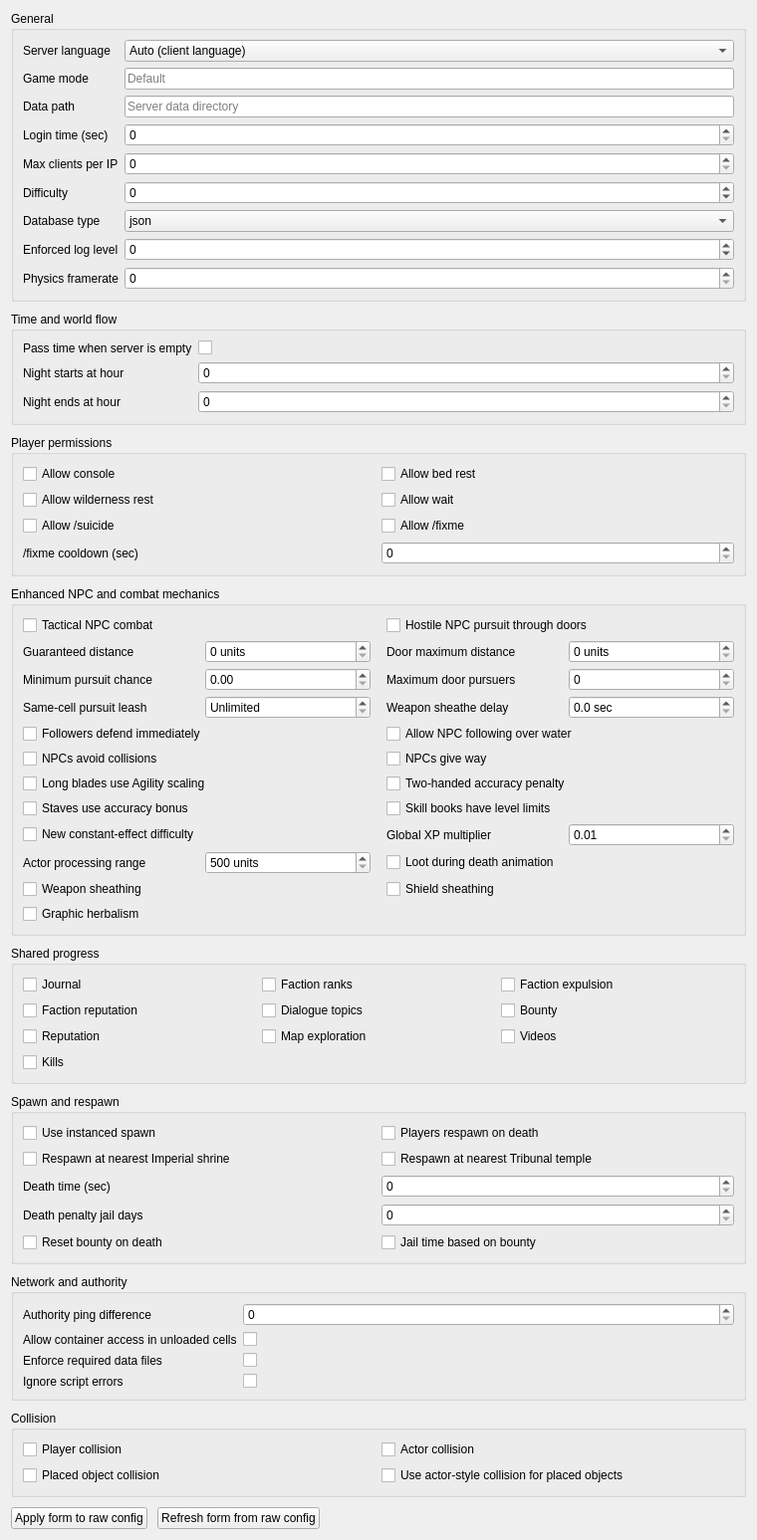
             <widget class="QWidget" name="serverSettingsScrollAreaWidgetContents">
              <property name="geometry">
               <rect>
                <x>0</x>
                <y>0</y>
                <width>760</width>
                <height>980</height>
               </rect>
              </property>
              <layout class="QVBoxLayout" name="serverSettingsFormLayout">
               <property name="spacing">
                <number>10</number>
               </property>
               <item>
                <widget class="QGroupBox" name="generalSettingsGroupBox">
                 <property name="title">
                  <string>General</string>
                 </property>
                 <layout class="QFormLayout" name="generalSettingsFormLayout">
                  <item row="0" column="0">
                   <widget class="QLabel" name="label_serverLanguage">
                    <property name="text">
                     <string>Server language</string>
                    </property>
                   </widget>
                  </item>
                  <item row="0" column="1">
                   <widget class="QComboBox" name="serverLanguageComboBox">
                    <property name="toolTip">
                     <string>AUTO uses each client's detected language. RU or EN forces one language for every server message.</string>
                    </property>
                    <item>
                     <property name="text">
                      <string>Auto (client language)</string>
                     </property>
                     <property name="userData" stdset="0">
                      <string>AUTO</string>
                     </property>
                    </item>
                    <item>
                     <property name="text">
                      <string>&#x420;&#x443;&#x441;&#x441;&#x43A;&#x438;&#x439;</string>
                     </property>
                     <property name="userData" stdset="0">
                      <string>RU</string>
                     </property>
                    </item>
                    <item>
                     <property name="text">
                      <string>English</string>
                     </property>
                     <property name="userData" stdset="0">
                      <string>EN</string>
                     </property>
                    </item>
                   </widget>
                  </item>
                  <item row="1" column="0">
                   <widget class="QLabel" name="label_gameMode">
                    <property name="text">
                     <string>Game mode</string>
                    </property>
                   </widget>
                  </item>
                  <item row="1" column="1">
                   <widget class="QLineEdit" name="gameModeEdit">
                    <property name="placeholderText">
                     <string>Default</string>
                    </property>
                   </widget>
                  </item>
                  <item row="2" column="0">
                   <widget class="QLabel" name="label_dataPath">
                    <property name="text">
                     <string>Data path</string>
                    </property>
                   </widget>
                  </item>
                  <item row="2" column="1">
                   <widget class="QLineEdit" name="dataPathEdit">
                    <property name="placeholderText">
                     <string>Server data directory</string>
                    </property>
                   </widget>
                  </item>
                  <item row="3" column="0">
                   <widget class="QLabel" name="label_loginTime">
                    <property name="text">
                     <string>Login time (sec)</string>
                    </property>
                   </widget>
                  </item>
                  <item row="3" column="1">
                   <widget class="QSpinBox" name="loginTimeSpinBox">
                    <property name="maximum">
                     <number>3600</number>
                    </property>
                   </widget>
                  </item>
                  <item row="4" column="0">
                   <widget class="QLabel" name="label_maxClientsPerIP">
                    <property name="text">
                     <string>Max clients per IP</string>
                    </property>
                   </widget>
                  </item>
                  <item row="4" column="1">
                   <widget class="QSpinBox" name="maxClientsPerIPSpinBox">
                    <property name="maximum">
                     <number>128</number>
                    </property>
                   </widget>
                  </item>
                  <item row="5" column="0">
                   <widget class="QLabel" name="label_difficulty">
                    <property name="text">
                     <string>Difficulty</string>
                    </property>
                   </widget>
                  </item>
                  <item row="5" column="1">
                   <widget class="QSpinBox" name="difficultySpinBox">
                    <property name="minimum">
                     <number>-1000</number>
                    </property>
                    <property name="maximum">
                     <number>1000</number>
                    </property>
                   </widget>
                  </item>
                  <item row="6" column="0">
                   <widget class="QLabel" name="label_databaseType">
                    <property name="text">
                     <string>Database type</string>
                    </property>
                   </widget>
                  </item>
                  <item row="6" column="1">
                   <widget class="QComboBox" name="databaseTypeComboBox">
                    <item>
                     <property name="text">
                      <string>json</string>
                     </property>
                     <property name="userData" stdset="0">
                      <string>json</string>
                     </property>
                    </item>
                    <item>
                     <property name="text">
                      <string>sqlite3</string>
                     </property>
                     <property name="userData" stdset="0">
                      <string>sqlite3</string>
                     </property>
                    </item>
                   </widget>
                  </item>
                  <item row="7" column="0">
                   <widget class="QLabel" name="label_enforcedLogLevel">
                    <property name="text">
                     <string>Enforced log level</string>
                    </property>
                   </widget>
                  </item>
                  <item row="7" column="1">
                   <widget class="QSpinBox" name="enforcedLogLevelSpinBox">
                    <property name="minimum">
                     <number>-1</number>
                    </property>
                    <property name="maximum">
                     <number>10</number>
                    </property>
                   </widget>
                  </item>
                  <item row="8" column="0">
                   <widget class="QLabel" name="label_physicsFramerate">
                    <property name="text">
                     <string>Physics framerate</string>
                    </property>
                   </widget>
                  </item>
                  <item row="8" column="1">
                   <widget class="QSpinBox" name="physicsFramerateSpinBox">
                    <property name="maximum">
                     <number>1000</number>
                    </property>
                   </widget>
                  </item>
                 </layout>
                </widget>
               </item>
               <item>
                <widget class="QGroupBox" name="timeSettingsGroupBox">
                 <property name="title">
                  <string>Time and world flow</string>
                 </property>
                 <layout class="QFormLayout" name="timeSettingsFormLayout">
                  <item row="0" column="0">
                   <widget class="QLabel" name="label_passTimeWhenEmpty">
                    <property name="text">
                     <string>Pass time when server is empty</string>
                    </property>
                   </widget>
                  </item>
                  <item row="0" column="1">
                   <widget class="QCheckBox" name="passTimeWhenEmptyCheckBox">
                    <property name="text">
                     <string />
                    </property>
                   </widget>
                  </item>
                  <item row="1" column="0">
                   <widget class="QLabel" name="label_nightStart">
                    <property name="text">
                     <string>Night starts at hour</string>
                    </property>
                   </widget>
                  </item>
                  <item row="1" column="1">
                   <widget class="QSpinBox" name="nightStartHourSpinBox">
                    <property name="maximum">
                     <number>23</number>
                    </property>
                   </widget>
                  </item>
                  <item row="2" column="0">
                   <widget class="QLabel" name="label_nightEnd">
                    <property name="text">
                     <string>Night ends at hour</string>
                    </property>
                   </widget>
                  </item>
                  <item row="2" column="1">
                   <widget class="QSpinBox" name="nightEndHourSpinBox">
                    <property name="maximum">
                     <number>23</number>
                    </property>
                   </widget>
                  </item>
                 </layout>
                </widget>
               </item>
               <item>
                <widget class="QGroupBox" name="playerPermissionsGroupBox">
                 <property name="title">
                  <string>Player permissions</string>
                 </property>
                 <layout class="QGridLayout" name="playerPermissionsGridLayout">
                  <item row="0" column="0">
                   <widget class="QCheckBox" name="allowConsoleCheckBox">
                    <property name="text">
                     <string>Allow console</string>
                    </property>
                   </widget>
                  </item>
                  <item row="0" column="1">
                   <widget class="QCheckBox" name="allowBedRestCheckBox">
                    <property name="text">
                     <string>Allow bed rest</string>
                    </property>
                   </widget>
                  </item>
                  <item row="1" column="0">
                   <widget class="QCheckBox" name="allowWildernessRestCheckBox">
                    <property name="text">
                     <string>Allow wilderness rest</string>
                    </property>
                   </widget>
                  </item>
                  <item row="1" column="1">
                   <widget class="QCheckBox" name="allowWaitCheckBox">
                    <property name="text">
                     <string>Allow wait</string>
                    </property>
                   </widget>
                  </item>
                  <item row="2" column="0">
                   <widget class="QCheckBox" name="allowSuicideCommandCheckBox">
                    <property name="text">
                     <string>Allow /suicide</string>
                    </property>
                   </widget>
                  </item>
                  <item row="2" column="1">
                   <widget class="QCheckBox" name="allowFixmeCommandCheckBox">
                    <property name="text">
                     <string>Allow /fixme</string>
                    </property>
                   </widget>
                  </item>
                  <item row="3" column="0">
                   <widget class="QLabel" name="label_fixmeInterval">
                    <property name="text">
                     <string>/fixme cooldown (sec)</string>
                    </property>
                   </widget>
                  </item>
                  <item row="3" column="1">
                   <widget class="QSpinBox" name="fixmeIntervalSpinBox">
                    <property name="maximum">
                     <number>3600</number>
                    </property>
                   </widget>
                  </item>
                 </layout>
                </widget>
               </item>
               <item>
                <widget class="QGroupBox" name="arenaMechanicsGroupBox">
                 <property name="title">
                  <string>Enhanced NPC and combat mechanics</string>
                 </property>
                 <layout class="QGridLayout" name="arenaMechanicsGridLayout">
                  <property name="horizontalSpacing"><number>16</number></property>
                  <property name="verticalSpacing"><number>5</number></property>
                  <item row="0" column="0" colspan="2">
                   <widget class="QCheckBox" name="arenaTacticalCombatCheckBox">
                    <property name="text"><string>Tactical NPC combat</string></property>
                    <property name="toolTip"><string>Enable strafing, circling, retreats, dodge jumps and stuck recovery while AiCombat stays active.</string></property>
                   </widget>
                  </item>
                  <item row="0" column="2" colspan="2">
                   <widget class="QCheckBox" name="arenaCombatPursuitThroughDoorsCheckBox">
                    <property name="text"><string>Hostile NPC pursuit through doors</string></property>
                   </widget>
                  </item>
                  <item row="1" column="0"><widget class="QLabel" name="label_arenaPursuitGuaranteed"><property name="text"><string>Guaranteed distance</string></property></widget></item>
                  <item row="1" column="1"><widget class="QSpinBox" name="arenaCombatPursuitGuaranteedDistanceSpinBox"><property name="maximum"><number>100000</number></property><property name="suffix"><string> units</string></property></widget></item>
                  <item row="1" column="2"><widget class="QLabel" name="label_arenaPursuitDoorMax"><property name="text"><string>Door maximum distance</string></property></widget></item>
                  <item row="1" column="3"><widget class="QSpinBox" name="arenaCombatPursuitDoorMaxDistanceSpinBox"><property name="maximum"><number>100000</number></property><property name="suffix"><string> units</string></property></widget></item>
                  <item row="2" column="0"><widget class="QLabel" name="label_arenaPursuitChance"><property name="text"><string>Minimum pursuit chance</string></property></widget></item>
                  <item row="2" column="1"><widget class="QDoubleSpinBox" name="arenaCombatPursuitMinimumChanceDoubleSpinBox"><property name="decimals"><number>2</number></property><property name="maximum"><double>1.000000000000000</double></property><property name="singleStep"><double>0.050000000000000</double></property></widget></item>
                  <item row="2" column="2"><widget class="QLabel" name="label_arenaPursuitMaxActors"><property name="text"><string>Maximum door pursuers</string></property></widget></item>
                  <item row="2" column="3"><widget class="QSpinBox" name="arenaCombatPursuitMaxActorsSpinBox"><property name="maximum"><number>100</number></property></widget></item>
                  <item row="3" column="0"><widget class="QLabel" name="label_arenaPursuitLeash"><property name="text"><string>Same-cell pursuit leash</string></property></widget></item>
                  <item row="3" column="1"><widget class="QSpinBox" name="arenaCombatPursuitMaxDistanceSpinBox"><property name="maximum"><number>1000000</number></property><property name="specialValueText"><string>Unlimited</string></property><property name="suffix"><string> units</string></property></widget></item>
                  <item row="3" column="2"><widget class="QLabel" name="label_arenaSheatheDelay"><property name="text"><string>Weapon sheathe delay</string></property></widget></item>
                  <item row="3" column="3"><widget class="QDoubleSpinBox" name="arenaCombatWeaponSheatheDelayDoubleSpinBox"><property name="decimals"><number>1</number></property><property name="maximum"><double>60.000000000000000</double></property><property name="singleStep"><double>0.500000000000000</double></property><property name="suffix"><string> sec</string></property></widget></item>
                  <item row="4" column="0" colspan="2"><widget class="QCheckBox" name="arenaFollowersAttackOnSightCheckBox"><property name="text"><string>Followers defend immediately</string></property></widget></item>
                  <item row="4" column="2" colspan="2"><widget class="QCheckBox" name="arenaAllowActorsFollowOverWaterCheckBox"><property name="text"><string>Allow NPC following over water</string></property></widget></item>
                  <item row="5" column="0" colspan="2"><widget class="QCheckBox" name="arenaNpcAvoidCollisionsCheckBox"><property name="text"><string>NPCs avoid collisions</string></property></widget></item>
                  <item row="5" column="2" colspan="2"><widget class="QCheckBox" name="arenaNpcGiveWayCheckBox"><property name="text"><string>NPCs give way</string></property></widget></item>
                  <item row="6" column="0" colspan="2"><widget class="QCheckBox" name="arenaLongBladesUseAgilityCheckBox"><property name="text"><string>Long blades use Agility scaling</string></property></widget></item>
                  <item row="6" column="2" colspan="2"><widget class="QCheckBox" name="arenaTwoHandedAccuracyPenaltyCheckBox"><property name="text"><string>Two-handed accuracy penalty</string></property></widget></item>
                  <item row="7" column="0" colspan="2"><widget class="QCheckBox" name="arenaStavesAccuracyBonusCheckBox"><property name="text"><string>Staves use accuracy bonus</string></property></widget></item>
                  <item row="7" column="2" colspan="2"><widget class="QCheckBox" name="arenaSkillBooksLevelLimitCheckBox"><property name="text"><string>Skill books have level limits</string></property></widget></item>
                  <item row="8" column="0" colspan="2"><widget class="QCheckBox" name="arenaNewConstantEffectDifficultyCheckBox"><property name="text"><string>New constant-effect difficulty</string></property></widget></item>
                  <item row="8" column="2"><widget class="QLabel" name="label_arenaXpMultiplier"><property name="text"><string>Global XP multiplier</string></property></widget></item>
                  <item row="8" column="3"><widget class="QDoubleSpinBox" name="arenaGlobalXpMultiplierDoubleSpinBox"><property name="decimals"><number>2</number></property><property name="minimum"><double>0.010000000000000</double></property><property name="maximum"><double>100.000000000000000</double></property><property name="singleStep"><double>0.100000000000000</double></property></widget></item>
                  <item row="9" column="0"><widget class="QLabel" name="label_arenaActorsProcessingRange"><property name="text"><string>Actor processing range</string></property></widget></item>
                  <item row="9" column="1"><widget class="QSpinBox" name="arenaActorsProcessingRangeSpinBox"><property name="minimum"><number>500</number></property><property name="maximum"><number>1000000</number></property><property name="suffix"><string> units</string></property></widget></item>
                  <item row="9" column="2" colspan="2"><widget class="QCheckBox" name="arenaCanLootDuringDeathAnimationCheckBox"><property name="text"><string>Loot during death animation</string></property></widget></item>
                  <item row="10" column="0" colspan="2"><widget class="QCheckBox" name="arenaWeaponSheathingCheckBox"><property name="text"><string>Weapon sheathing</string></property></widget></item>
                  <item row="10" column="2" colspan="2"><widget class="QCheckBox" name="arenaShieldSheathingCheckBox"><property name="text"><string>Shield sheathing</string></property></widget></item>
                  <item row="11" column="0" colspan="2"><widget class="QCheckBox" name="arenaGraphicHerbalismCheckBox"><property name="text"><string>Graphic herbalism</string></property></widget></item>
                 </layout>
                </widget>
               </item>
               <item>
                <widget class="QGroupBox" name="sharingGroupBox">
                 <property name="title">
                  <string>Shared progress</string>
                 </property>
                 <layout class="QGridLayout" name="sharingGridLayout">
                  <item row="0" column="0">
                   <widget class="QCheckBox" name="shareJournalCheckBox">
                    <property name="text">
                     <string>Journal</string>
                    </property>
                   </widget>
                  </item>
                  <item row="0" column="1">
                   <widget class="QCheckBox" name="shareFactionRanksCheckBox">
                    <property name="text">
                     <string>Faction ranks</string>
                    </property>
                   </widget>
                  </item>
                  <item row="0" column="2">
                   <widget class="QCheckBox" name="shareFactionExpulsionCheckBox">
                    <property name="text">
                     <string>Faction expulsion</string>
                    </property>
                   </widget>
                  </item>
                  <item row="1" column="0">
                   <widget class="QCheckBox" name="shareFactionReputationCheckBox">
                    <property name="text">
                     <string>Faction reputation</string>
                    </property>
                   </widget>
                  </item>
                  <item row="1" column="1">
                   <widget class="QCheckBox" name="shareTopicsCheckBox">
                    <property name="text">
                     <string>Dialogue topics</string>
                    </property>
                   </widget>
                  </item>
                  <item row="1" column="2">
                   <widget class="QCheckBox" name="shareBountyCheckBox">
                    <property name="text">
                     <string>Bounty</string>
                    </property>
                   </widget>
                  </item>
                  <item row="2" column="0">
                   <widget class="QCheckBox" name="shareReputationCheckBox">
                    <property name="text">
                     <string>Reputation</string>
                    </property>
                   </widget>
                  </item>
                  <item row="2" column="1">
                   <widget class="QCheckBox" name="shareMapExplorationCheckBox">
                    <property name="text">
                     <string>Map exploration</string>
                    </property>
                   </widget>
                  </item>
                  <item row="2" column="2">
                   <widget class="QCheckBox" name="shareVideosCheckBox">
                    <property name="text">
                     <string>Videos</string>
                    </property>
                   </widget>
                  </item>
                  <item row="3" column="0">
                   <widget class="QCheckBox" name="shareKillsCheckBox">
                    <property name="text">
                     <string>Kills</string>
                    </property>
                   </widget>
                  </item>
                 </layout>
                </widget>
               </item>
               <item>
                <widget class="QGroupBox" name="spawnAndRespawnGroupBox">
                 <property name="title">
                  <string>Spawn and respawn</string>
                 </property>
                 <layout class="QGridLayout" name="spawnAndRespawnGridLayout">
                  <item row="0" column="0">
                   <widget class="QCheckBox" name="useInstancedSpawnCheckBox">
                    <property name="text">
                     <string>Use instanced spawn</string>
                    </property>
                   </widget>
                  </item>
                  <item row="0" column="1">
                   <widget class="QCheckBox" name="playersRespawnCheckBox">
                    <property name="text">
                     <string>Players respawn on death</string>
                    </property>
                   </widget>
                  </item>
                  <item row="1" column="0">
                   <widget class="QCheckBox" name="respawnAtImperialShrineCheckBox">
                    <property name="text">
                     <string>Respawn at nearest Imperial shrine</string>
                    </property>
                   </widget>
                  </item>
                  <item row="1" column="1">
                   <widget class="QCheckBox" name="respawnAtTribunalTempleCheckBox">
                    <property name="text">
                     <string>Respawn at nearest Tribunal temple</string>
                    </property>
                   </widget>
                  </item>
                  <item row="2" column="0">
                   <widget class="QLabel" name="label_deathTime">
                    <property name="text">
                     <string>Death time (sec)</string>
                    </property>
                   </widget>
                  </item>
                  <item row="2" column="1">
                   <widget class="QSpinBox" name="deathTimeSpinBox">
                    <property name="maximum">
                     <number>3600</number>
                    </property>
                   </widget>
                  </item>
                  <item row="3" column="0">
                   <widget class="QLabel" name="label_deathPenaltyJailDays">
                    <property name="text">
                     <string>Death penalty jail days</string>
                    </property>
                   </widget>
                  </item>
                  <item row="3" column="1">
                   <widget class="QSpinBox" name="deathPenaltyJailDaysSpinBox">
                    <property name="maximum">
                     <number>3650</number>
                    </property>
                   </widget>
                  </item>
                  <item row="4" column="0">
                   <widget class="QCheckBox" name="bountyResetOnDeathCheckBox">
                    <property name="text">
                     <string>Reset bounty on death</string>
                    </property>
                   </widget>
                  </item>
                  <item row="4" column="1">
                   <widget class="QCheckBox" name="bountyDeathPenaltyCheckBox">
                    <property name="text">
                     <string>Jail time based on bounty</string>
                    </property>
                   </widget>
                  </item>
                 </layout>
                </widget>
               </item>
               <item>
                <widget class="QGroupBox" name="networkGroupBox">
                 <property name="title">
                  <string>Network and authority</string>
                 </property>
                 <layout class="QFormLayout" name="networkFormLayout">
                  <item row="0" column="0">
                   <widget class="QLabel" name="label_pingDifference">
                    <property name="text">
                     <string>Authority ping difference</string>
                    </property>
                   </widget>
                  </item>
                  <item row="0" column="1">
                   <widget class="QSpinBox" name="pingDifferenceSpinBox">
                    <property name="maximum">
                     <number>10000</number>
                    </property>
                   </widget>
                  </item>
                  <item row="1" column="0">
                   <widget class="QLabel" name="label_allowOnContainerForUnloadedCells">
                    <property name="text">
                     <string>Allow container access in unloaded cells</string>
                    </property>
                   </widget>
                  </item>
                  <item row="1" column="1">
                   <widget class="QCheckBox" name="allowOnContainerForUnloadedCellsCheckBox">
                    <property name="text">
                     <string />
                    </property>
                   </widget>
                  </item>
                  <item row="2" column="0">
                   <widget class="QLabel" name="label_enforceDataFiles">
                    <property name="text">
                     <string>Enforce required data files</string>
                    </property>
                   </widget>
                  </item>
                  <item row="2" column="1">
                   <widget class="QCheckBox" name="enforceDataFilesCheckBox">
                    <property name="text">
                     <string />
                    </property>
                   </widget>
                  </item>
                  <item row="3" column="0">
                   <widget class="QLabel" name="label_ignoreScriptErrors">
                    <property name="text">
                     <string>Ignore script errors</string>
                    </property>
                   </widget>
                  </item>
                  <item row="3" column="1">
                   <widget class="QCheckBox" name="ignoreScriptErrorsCheckBox">
                    <property name="text">
                     <string />
                    </property>
                   </widget>
                  </item>
                 </layout>
                </widget>
               </item>
               <item>
                <widget class="QGroupBox" name="collisionGroupBox">
                 <property name="title">
                  <string>Collision</string>
                 </property>
                 <layout class="QGridLayout" name="collisionGridLayout">
                  <item row="0" column="0">
                   <widget class="QCheckBox" name="enablePlayerCollisionCheckBox">
                    <property name="text">
                     <string>Player collision</string>
                    </property>
                   </widget>
                  </item>
                  <item row="0" column="1">
                   <widget class="QCheckBox" name="enableActorCollisionCheckBox">
                    <property name="text">
                     <string>Actor collision</string>
                    </property>
                   </widget>
                  </item>
                  <item row="1" column="0">
                   <widget class="QCheckBox" name="enablePlacedObjectCollisionCheckBox">
                    <property name="text">
                     <string>Placed object collision</string>
                    </property>
                   </widget>
                  </item>
                  <item row="1" column="1">
                   <widget class="QCheckBox" name="useActorCollisionForPlacedObjectsCheckBox">
                    <property name="text">
                     <string>Use actor-style collision for placed objects</string>
                    </property>
                   </widget>
                  </item>
                 </layout>
                </widget>
               </item>
               <item>
                <layout class="QHBoxLayout" name="serverSettingsFormButtonLayout">
                 <item>
                  <widget class="QPushButton" name="applyServerSettingsFormButton">
                   <property name="text">
                    <string>Apply form to raw config</string>
                   </property>
                  </widget>
                 </item>
                 <item>
                  <widget class="QPushButton" name="syncServerSettingsFormButton">
                   <property name="text">
                    <string>Refresh form from raw config</string>
                   </property>
                  </widget>
                 </item>
                 <item>
                  <spacer name="horizontalSpacerFormButtons">
                   <property name="orientation">
                    <enum>Qt::Horizontal</enum>
                   </property>
                   <property name="sizeHint" stdset="0">
                    <size>
                     <width>40</width>
                     <height>20</height>
                    </size>
                   </property>
                  </spacer>
                 </item>
                </layout>
               </item>
               <item>
                <spacer name="verticalSpacerFormBottom">
                 <property name="orientation">
                  <enum>Qt::Vertical</enum>
                 </property>
                 <property name="sizeHint" stdset="0">
                  <size>
                   <width>20</width>
                   <height>40</height>
                  </size>
                 </property>
                </spacer>
               </item>
              </layout>
             </widget>
